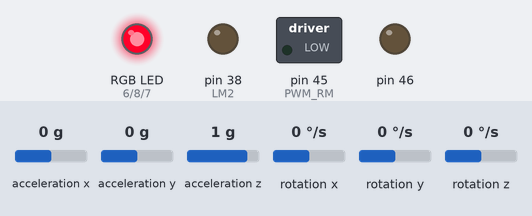
A sketch run on a simulated Arduino Mega 2560, built with avr-gcc and run on an emulated ATmega2560. Shown: switched loads named in the sketch (green lamp = pin HIGH), an RGB LED mixed from three pins (HIGH = lit), output pins drawn as LEDs (lit = HIGH). Inputs (shaded band) come from the test bench; at power-on: acceleration x 0 g, acceleration y 0 g, acceleration z 1 g, rotation x 0 °/s, rotation y 0 °/s, rotation z 0 °/s.

Above: at 2.22 s.
2.8 s: acceleration x set to -1.4 g
At 4.2 s:
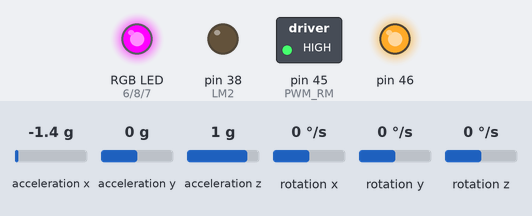
4.5 s: acceleration x set to 0 g
At 4.63 s:
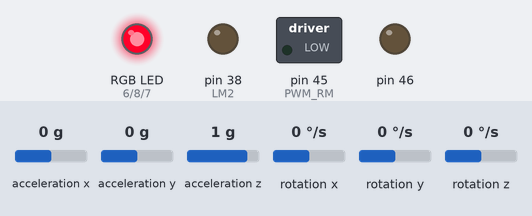
7.5 s: acceleration x set to 0.8 g
At 8.5 s:
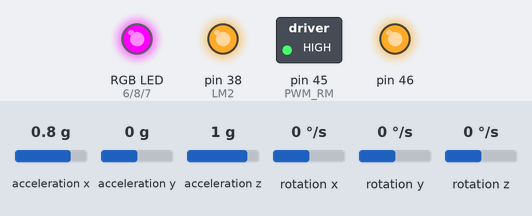
9.2 s: acceleration x set to -0.8 g
At 10.0 s:
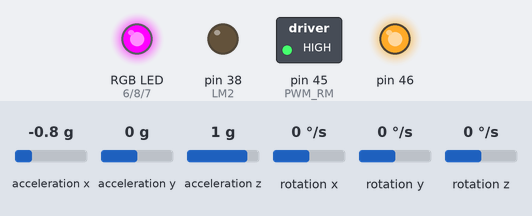
10.7 s: acceleration x set to 1.4 g
At 11.7 s:
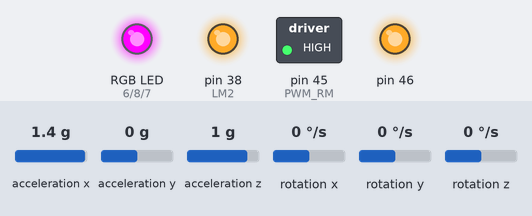
Timing chart, 0 to 13.2 s (numbered marks = the images above; inputs shaded):
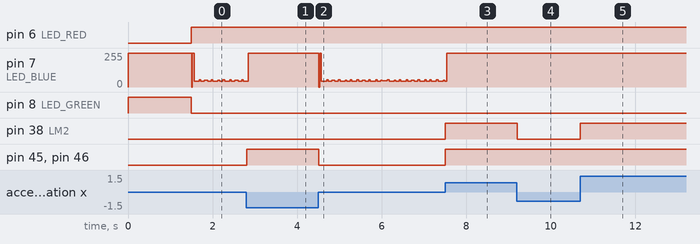

Measured:
- after the input at 2.8 s, pin 45 (PWM_RM), pin 46: LOW → HIGH at once
- after the input at 4.5 s, pin 45 (PWM_RM), pin 46: HIGH → LOW at once
- after the input at 7.5 s, pin 38 (LM2), pin 45 (PWM_RM), pin 46: LOW → HIGH at once
- after the input at 9.2 s, pin 38 (LM2): HIGH → LOW at once
- after the input at 10.7 s, pin 38 (LM2): LOW → HIGH at once

The sketch:

PID_3.ino
```cpp
#define F_CPU 16000000UL    // Define Crystal Frequency of eYFi-Mega Board
#include <avr/io.h>         // Standard AVR IO Library
#include <util/delay.h>     // Standard AVR Delay Library

#include <stdio.h>
#include <math.h>

#include <Wire.h>
#include <MPU6050_light.h>

#include "motor_driver.h"

#define LED_RED   6
#define LED_BLUE  7
#define LED_GREEN 8

#define LED_RED_ON    digitalWrite(LED_RED, LOW)
#define LED_RED_OFF   digitalWrite(LED_RED, HIGH)

#define LED_BLUE_ON   digitalWrite(LED_BLUE, LOW)
#define LED_BLUE_OFF  digitalWrite(LED_BLUE, HIGH)

#define LED_GREEN_ON  digitalWrite(LED_GREEN, LOW)
#define LED_GREEN_OFF digitalWrite(LED_GREEN, HIGH)

//Limiting Variables
#define MAX_PITCH_CORRECTION (250.0f)
#define MAX_PITCH_AREA (450.0f)
#define MAX_PITCH_RATE (450.0f)

//#define kp
//#define kd
//#define ki

MPU6050 mpu(Wire);
unsigned long timer = 0;

uint16_t MAX_PWM = 255;
uint16_t MIN_PWM = 25;

float euler_angle[2], mpu_offset[2] = {0.0, 0.0};
float pitch_angle, pitch_error;
float motor_cmd, motor_pwm = 0.0;
float pitch_cmd = 0.0;

uint8_t PWM_value = 50;
uint8_t kp = 18;
uint8_t kd = 30;
uint8_t ki = 0.008;

// bound((motor_cmd), MIN_PWM, MAX_PWM);
float bound(float motor_cmd, float MIN_PWM1, float MAX_PWM1)
{
  if(motor_cmd >= MIN_PWM1 && motor_cmd <= MAX_PWM1)
  {
    return motor_cmd;
  }
  else if(motor_cmd < MIN_PWM1)
  {
    return MIN_PWM1;
  }
  else
  {
    return MAX_PWM1;
  }

}

// Calculate the motor inputs according to angle of the MPU
void calculate_motor_command(const float pitch_error, float *motor_cmd)
{

  /** Error values **/
  // Stores pitch error of previous iteration
  static float prev_pitch_error = 0.0f;
  // Stores sum of product of errors with time interval obtained during each iteration
  static float pitch_area = 0.0f;
  // Stores difference between current error and previous iteration error
  float pitch_error_difference = 0.0f;

  /** Correction values **/
  // Variables for storing corrected values
  float pitch_correction = 0.0f, absolute_pitch_correction = 0.0f;
  // Helper variables for calculating integral and derivative correction
  float pitch_rate = 0.0f;

  // Variables storing correction values of different error terms
  float P_term = 0.0f, I_term = 0.0f, D_term = 0.0f;

  // Evaluated delta(error)
  pitch_error_difference = pitch_error - prev_pitch_error;

  // Evaluated area of the graph error vs time (cumulative error)
  pitch_area += (pitch_error);
  // evaluated delta(error)/delta(time) to calculate rate of change in error w.r.t time
  pitch_rate = pitch_error_difference;

  // Calculating p,i and d terms my multuplying corresponding proportional constants
  P_term = kp * pitch_error;
  I_term = ki * bound(pitch_area, -MAX_PITCH_AREA, MAX_PITCH_AREA);
  D_term = kd * bound(pitch_rate, -MAX_PITCH_RATE, MAX_PITCH_RATE);

  pitch_correction = P_term + I_term + D_term;

  /**
   * Calculating absolute value of pitch_correction since duty cycle can't be negative.
   * Since it is a floating point variable, fabsf was used instead of abs
  */
  absolute_pitch_correction = fabsf(pitch_correction);

  *motor_cmd = bound(absolute_pitch_correction, 0, MAX_PITCH_CORRECTION);
  prev_pitch_error = pitch_error;
}


void setup() {

  pinMode(LED_RED, OUTPUT);
  pinMode(LED_BLUE, OUTPUT);
  pinMode(LED_GREEN, OUTPUT);

  LED_RED_ON;
  LED_BLUE_OFF;
  LED_GREEN_OFF;

  INIT_MOTOR;

  //Serial.begin(9600);
  Wire.begin();

  //Serial.println("BOT Started ... Do not move for some time ........... ");

  byte status = mpu.begin();
  //Serial.print(F("MPU6050 status: "));
  //Serial.println(status);
  while(status!=0){ } // stop everything if could not connect to MPU6050

  //Serial.println(F("Calculating offsets, do not move MPU6050"));
  delay(500);

  // mpu.upsideDownMounting = true; // uncomment this line if the MPU6050 is mounted upside-down
  mpu.calcOffsets(); // gyro and accelero
  //Serial.println("Done setup!\n");

}

void loop() {

  //Serial.println("loop started");

  LED_RED_OFF;
  LED_BLUE_OFF;
  LED_GREEN_ON;

  mpu.update();

  //Serial.println("loop 2");

  //if((millis()-timer)>10){ // print data every 10ms
  //Serial.print("X : ");
  //float Roll = mpu.getAngleX();
  //Serial.print(mpu.getAngleX());
  //Serial.print("\tY : ");
  float Pitch = mpu.getAngleY();
  //Serial.print(mpu.getAngleY());
  //Serial.print("\tZ : ");
  //float Yaw = mpu.getAngleZ();
  //Serial.println(mpu.getAngleZ());
  //timer = millis();

  pitch_angle = Pitch;
  pitch_error = pitch_cmd - pitch_angle;
  calculate_motor_command(pitch_error, &motor_cmd);
  motor_pwm = bound((motor_cmd), MIN_PWM, MAX_PWM);


  if (pitch_error > 0.3)
  {
//          // setting motor A0 with definite speed(duty cycle of motor driver PWM) in Backward direction
//          set_motor_speed(MOTOR_A_0, MOTOR_BACKWARD, motor_pwm);
//          // setting motor A1 with definite speed(duty cycle of motor driver PWM) in Backward direction
//          set_motor_speed(MOTOR_A_1, MOTOR_BACKWARD, motor_pwm);

    analogWrite(PWM_RM, abs(motor_pwm));
    analogWrite(PWM_LM, abs(motor_pwm));
      if (pitch_error > 15){
        analogWrite(PWM_RM, 255);
        analogWrite(PWM_LM, 255);
      }


    //Serial.print("motor FORWARD : ");
    //Serial.println(abs(motor_pwm));

    BOT_FORWARD;

    LED_BLUE_OFF;
  }

  // Bot tilts downwards
  else if (pitch_error < -0.3)
  {
//          // setting motor A0 with definite speed(duty cycle of motor driver PWM) in Forward direction
//          set_motor_speed(MOTOR_A_0, MOTOR_FORWARD, motor_pwm);
//          // setting motor A1 with definite speed(duty cycle of motor driver PWM) in Forward direction
//          set_motor_speed(MOTOR_A_1, MOTOR_FORWARD, motor_pwm);


    analogWrite(PWM_RM, abs(motor_pwm));
    analogWrite(PWM_LM, abs(motor_pwm));

    //Serial.print("motor BACK : ");
    //Serial.println(abs(motor_pwm));
    if (pitch_error < -15){
       analogWrite(PWM_RM, 255);
       analogWrite(PWM_LM, 255);
    }


    BOT_BACKWARD;

    LED_BLUE_OFF;
  }

        // Bot remains in desired region for vertical balance
  else
  {
//          stopping motor A0
//          set_motor_speed(MOTOR_A_0, MOTOR_STOP, 0);
//          stopping motor A1
//          set_motor_speed(MOTOR_A_1, MOTOR_STOP, 0);
    analogWrite(PWM_RM, 0);
    analogWrite(PWM_LM, 0);

    BOT_STOP;

    LED_BLUE_ON;
    //Serial.println("motor stop .... :)");

  }
  delay(10);
}
```

motor_driver.h
```cpp
/** Motor Driver **/

#include <avr/io.h>         // Standard AVR IO Library
#include <util/delay.h>     // Standard AVR Delay Library

#define RM1 PD4
#define RM2 PD5

#define LM1 PD6
#define LM2 PD7

#define PWM_RM 45
#define PWM_LM 46.

/**********************************************************************************************/

#define INIT_MOTOR_DR_CTRL_PINS	(DDRD   |=  (1<<PD4)); \
								(DDRD   |=  (1<<PD5)); \
								(DDRD   |=  (1<<PD6)); \
								(DDRD   |=  (1<<PD7)); \
								(PORTD  &= ~(1<<PD4)); \
								(PORTD  &= ~(1<<PD5)); \
								(PORTD  &= ~(1<<PD6)); \
								(PORTD  &= ~(1<<PD7))

/*

#define PIN_RM1_SET_OUT     (DDRD  |=  (1<<PD4))  // Set Output Pin PD4 - Right Motor 1 IN1
#define PIN_RM2_SET_OUT     (DDRD  |=  (1<<PD5))  // Set Output Pin PD5 - Right Motor 2 IN2

#define PIN_LM1_SET_OUT     (DDRD  |=  (1<<PD6))  // Set Output Pin PD6 - Left Motor 1 IN1
#define PIN_LM2_SET_OUT     (DDRD  |=  (1<<PD7))  // Set Output Pin PD7 - Left Motor 2 IN2

#define PIN_RM_PWM_SET_OUT  (DDRL  |=  (1<<PL4))  // Set Output Pin PL4 - Right Motor PWM
#define PIN_LM_PWM_SET_OUT  (DDRL  |=  (1<<PL3))  // Set Output Pin PL3 - Left Motor PWM

*/

/**********************************************************************************************/

#define PIN_RM1_HIGH    (PORTD  |=  (1<<PD4))  // Set Output HIGH Pin PD4 - Right Motor 1 IN1
#define PIN_RM1_LOW		(PORTD  &= ~(1<<PD4))  // Set Output HIGH Pin PD4 - Right Motor 1 IN1

#define PIN_RM2_HIGH    (PORTD  |=  (1<<PD5))  // Set Output HIGH Pin PD5 - Right Motor 2 IN2
#define PIN_RM2_LOW	    (PORTD  &= ~(1<<PD5))  // Set Output HIGH Pin PD5 - Right Motor 2 IN2

#define PIN_LM1_HIGH    (PORTD  |=  (1<<PD6))  // Set Output HIGH Pin PD6 - Left Motor 1 IN1
#define PIN_LM1_LOW	    (PORTD  &= ~(1<<PD6))  // Set Output HIGH Pin PD6 - Left Motor 1 IN2

#define PIN_LM2_HIGH    (PORTD  |=  (1<<PD7))  // Set Output HIGH Pin PD7 - Left Motor 2 IN2
#define PIN_LM2_LOW	    (PORTD  &= ~(1<<PD7))  // Set Output HIGH Pin PD7 - Left Motor 2 IN


#define PIN_RM_PWM_OUT_HIGH	(PORTL  |=  (1<<PL4))  // Set Output HIGH Pin PL4 - Right Motor PWM
#define PIN_RM_PWM_OUT_LOW	(PORTL  &= ~(1<<PL4))  // Set Output HIGH Pin PL4 - Right Motor PWM

#define PIN_LM_PWM_OUT_HIGH	(PORTL  |=  (1<<PL3))  // Set Output HIGH Pin PL3 - Left Motor PWM
#define PIN_LM_PWM_OUT_LOW  (PORTL  &= ~(1<<PL3))  // Set Output HIGH Pin PL3 - Left Motor PWM

/**********************************************************************************************/

// Motor Direction 1

#define BOT_STOP		PIN_RM1_LOW; \
						PIN_RM2_LOW; \
						PIN_LM1_LOW; \
						PIN_LM2_LOW

#define BOT_FORWARD		PIN_RM1_HIGH; \
						PIN_RM2_LOW; \
						PIN_LM1_LOW; \
						PIN_LM2_HIGH

#define BOT_BACKWARD	PIN_RM1_LOW; \
						PIN_RM2_HIGH; \
						PIN_LM1_HIGH; \
						PIN_LM2_LOW

#define BOT_LEFT		PIN_RM1_HIGH; \
						PIN_RM2_LOW; \
						PIN_LM1_HIGH; \
						PIN_LM2_LOW

#define BOT_RIGHT		PIN_RM1_LOW; \
						PIN_RM2_HIGH; \
						PIN_LM1_LOW; \
						PIN_LM2_HIGH

#define INIT_MOTOR 		INIT_MOTOR_DR_CTRL_PINS; \
						pinMode(PWM_RM, OUTPUT); \
						pinMode(PWM_LM, OUTPUT); \
						BOT_STOP

/**********************************************************************************************/
```
